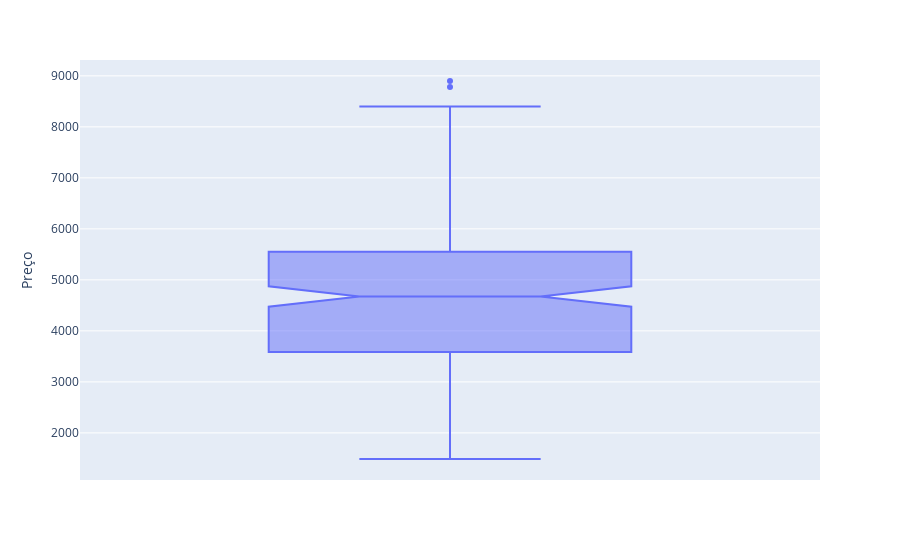

The code cell stored with this chart in its notebook:
### Code cell
fig = px.box(dados_gerais.query("Categoria == 'Notebook' and Loja == 'Casas Bahia'"), 
             y="Preço", notched=True)
fig.show()

### Figure 1 — Plotly figure (JSON) as saved in the notebook; plotly's stock layout.template omitted (floating-point values rounded to 4 significant figures; data arrays with more than 128 entries replaced by an {"elided": "..."} marker saying what was removed)
{"data": [{"alignmentgroup": "True", "hovertemplate": "Preço=%{y}<extra></extra>", "legendgroup": "", "marker": {"color": "#636efa"}, "name": "", "notched": true, "offsetgroup": "", "orientation": "v", "showlegend": false, "type": "box", "x0": " ", "xaxis": "x", "y": {"elided": "238 float values"}, "y0": " ", "yaxis": "y"}], "layout": {"boxmode": "group", "legend": {"tracegroupgap": 0}, "margin": {"t": 60}, "xaxis": {"anchor": "y", "domain": [0, 1]}, "yaxis": {"anchor": "x", "domain": [0, 1], "title": {"text": "Preço"}}}}
